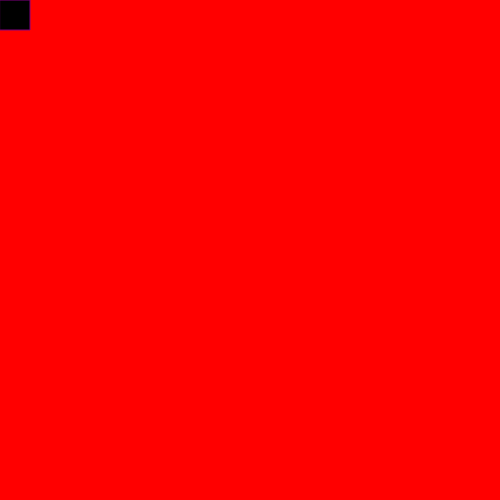
Frame 1 (no input)
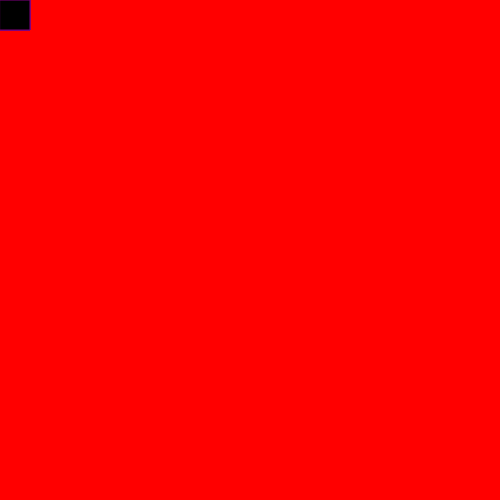
Frame 60 (no input)
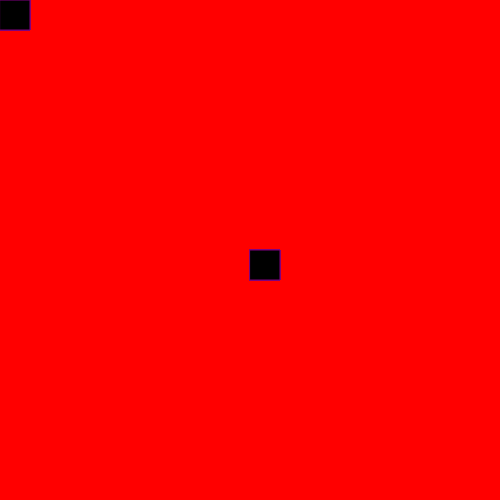
Frame 120 (the mouse pressed at the canvas centre since frame 60)

The p5.js sketch that drew these frames (run headless with seeded random() and noise() and a simulated clock; from frame 60 on, the mouse is pressed at the canvas centre):

// p5.js sketch
// ── sketch.js
function setup() {
  createCanvas(500, 500);
background("red");
}
  
function draw() {
  
  fill("black");
  
 stroke("purple") 
 
 if(mouseIsPressed){}
  rect(mouseX,mouseY,30,30);
}
